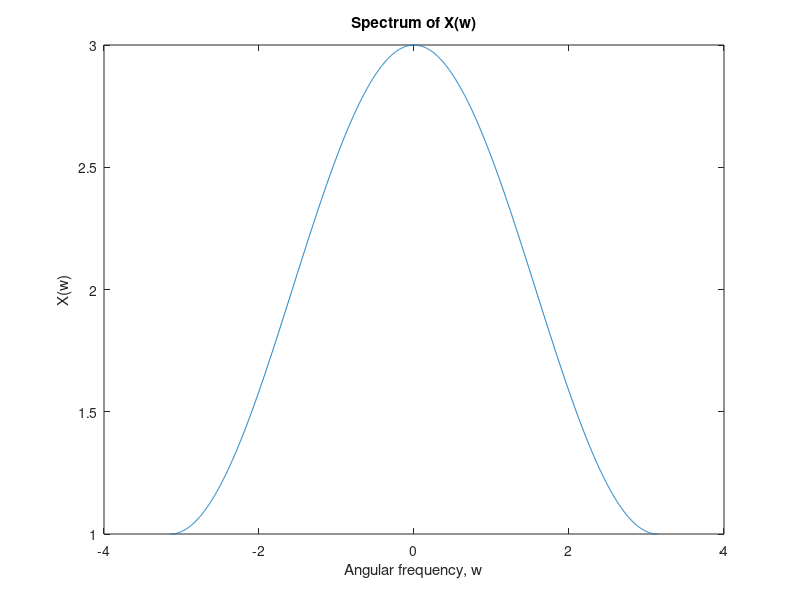
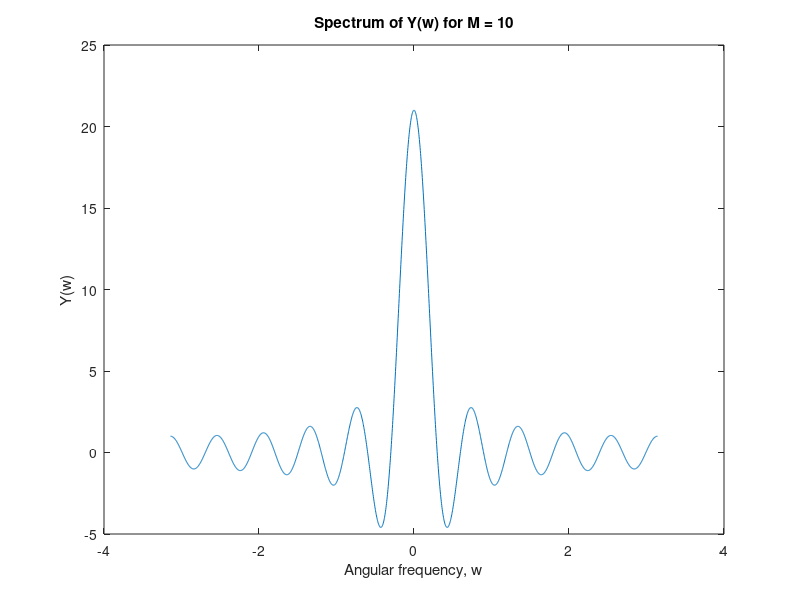

Reproduce these figures in MATLAB, in order.
clc; clear; close all;

%%
% Problem 1
% a)
w = -pi:pi/1000:pi;
X_w = 2 + cos(w);
figure(1);
plot(w,X_w);
title('Spectrum of X(w)');
xlabel('Angular frequency, w');
ylabel('X(w)');

%%
% b)
M = 10;
Y_w = sin(w*(M+(1/2))) ./ sin(w/2);
figure(2);
plot(w, Y_w);
title('Spectrum of Y(w) for M = 10');
xlabel('Angular frequency, w');
ylabel('Y(w)');

%%
% c)
% The signals x(n) and y(n) have real value spectrums because
% the are even functions


